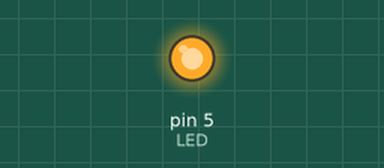
Bench run of a sketch on a simulated Arduino Uno, built with avr-gcc and run on an emulated ATmega328P. Parts: output pins drawn as LEDs (lit = HIGH).

Above: at 1.0 s.
At 5.5 s:
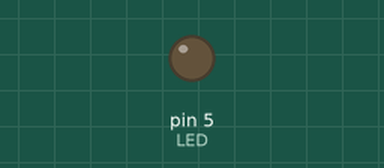
Timing chart, 0 to 6.9 s (numbered marks = the images above):
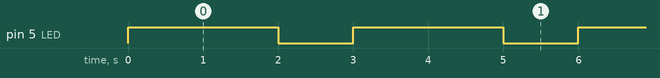

Measured:
- by itself, pin 5 (LED): alternates HIGH for 2.0 s and LOW for 1.0 s

The sketch:

teste-aula03.ino
```cpp
/*
* Projeto 1 – Acender Led
*
* Criado em: 18/09/2021
* Autor : Carlod Eduardo
* Acende um LED por dois segundo, e depois apaga por um segundo*/

int LED = 5;
void setup()
{
  pinMode(LED, OUTPUT);
}

void loop()
{
  digitalWrite(LED, HIGH);
  delay(2000); // Acende LED por dois segundo.
  digitalWrite(LED, LOW);
  delay(1000); // Apaga LED por um segundo.
}
```
